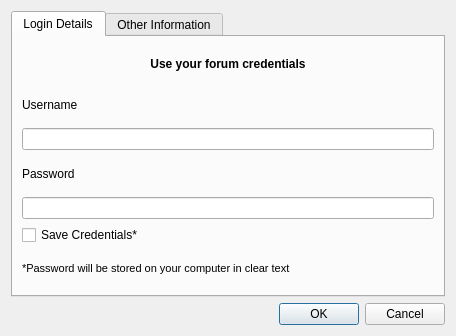
<?xml version="1.0" encoding="UTF-8"?>
<ui version="4.0">
 <class>ForumCredentialsForm</class>
 <widget class="QDialog" name="ForumCredentialsForm">
  <property name="geometry">
   <rect>
    <x>0</x>
    <y>0</y>
    <width>456</width>
    <height>336</height>
   </rect>
  </property>
  <property name="windowTitle">
   <string>Dialog</string>
  </property>
  <layout class="QVBoxLayout" name="verticalLayout">
   <item>
    <widget class="QTabWidget" name="otherInfoTab">
     <property name="currentIndex">
      <number>0</number>
     </property>
     <widget class="QWidget" name="loginTab">
      <attribute name="title">
       <string>Login Details</string>
      </attribute>
      <layout class="QVBoxLayout" name="verticalLayout_2">
       <item>
        <widget class="QLabel" name="label_4">
         <property name="font">
          <font>
           <weight>75</weight>
           <bold>true</bold>
          </font>
         </property>
         <property name="text">
          <string>Use your forum credentials</string>
         </property>
         <property name="alignment">
          <set>Qt::AlignCenter</set>
         </property>
        </widget>
       </item>
       <item>
        <widget class="QLabel" name="label">
         <property name="text">
          <string>Username</string>
         </property>
        </widget>
       </item>
       <item>
        <widget class="QLineEdit" name="userNameLE"/>
       </item>
       <item>
        <widget class="QLabel" name="label_2">
         <property name="text">
          <string>Password</string>
         </property>
        </widget>
       </item>
       <item>
        <widget class="QLineEdit" name="passwordLE">
         <property name="echoMode">
          <enum>QLineEdit::Password</enum>
         </property>
        </widget>
       </item>
       <item>
        <widget class="QCheckBox" name="saveCredentialsCB">
         <property name="text">
          <string>Save Credentials*</string>
         </property>
        </widget>
       </item>
       <item>
        <widget class="QLabel" name="label_3">
         <property name="font">
          <font>
           <pointsize>8</pointsize>
          </font>
         </property>
         <property name="text">
          <string>*Password will be stored on your computer in clear text</string>
         </property>
        </widget>
       </item>
      </layout>
     </widget>
     <widget class="QWidget" name="ttt">
      <attribute name="title">
       <string>Other Information</string>
      </attribute>
      <layout class="QVBoxLayout" name="verticalLayout_3">
       <item>
        <widget class="QLabel" name="label_5">
         <property name="text">
          <string>Aircraft Description</string>
         </property>
        </widget>
       </item>
       <item>
        <widget class="QTextEdit" name="aircraftDescriptionTE">
         <property name="acceptRichText">
          <bool>false</bool>
         </property>
        </widget>
       </item>
       <item>
        <widget class="QLabel" name="label_6">
         <property name="text">
          <string>Observations</string>
         </property>
        </widget>
       </item>
       <item>
        <widget class="QTextEdit" name="observationsTE">
         <property name="acceptRichText">
          <bool>false</bool>
         </property>
        </widget>
       </item>
      </layout>
     </widget>
    </widget>
   </item>
   <item>
    <widget class="QDialogButtonBox" name="buttonBox">
     <property name="orientation">
      <enum>Qt::Horizontal</enum>
     </property>
     <property name="standardButtons">
      <set>QDialogButtonBox::Cancel|QDialogButtonBox::Ok</set>
     </property>
    </widget>
   </item>
  </layout>
 </widget>
 <resources/>
 <connections>
  <connection>
   <sender>buttonBox</sender>
   <signal>accepted()</signal>
   <receiver>ForumCredentialsForm</receiver>
   <slot>accept()</slot>
   <hints>
    <hint type="sourcelabel">
     <x>227</x>
     <y>315</y>
    </hint>
    <hint type="destinationlabel">
     <x>227</x>
     <y>167</y>
    </hint>
   </hints>
  </connection>
  <connection>
   <sender>buttonBox</sender>
   <signal>rejected()</signal>
   <receiver>ForumCredentialsForm</receiver>
   <slot>reject()</slot>
   <hints>
    <hint type="sourcelabel">
     <x>227</x>
     <y>315</y>
    </hint>
    <hint type="destinationlabel">
     <x>227</x>
     <y>167</y>
    </hint>
   </hints>
  </connection>
 </connections>
</ui>
